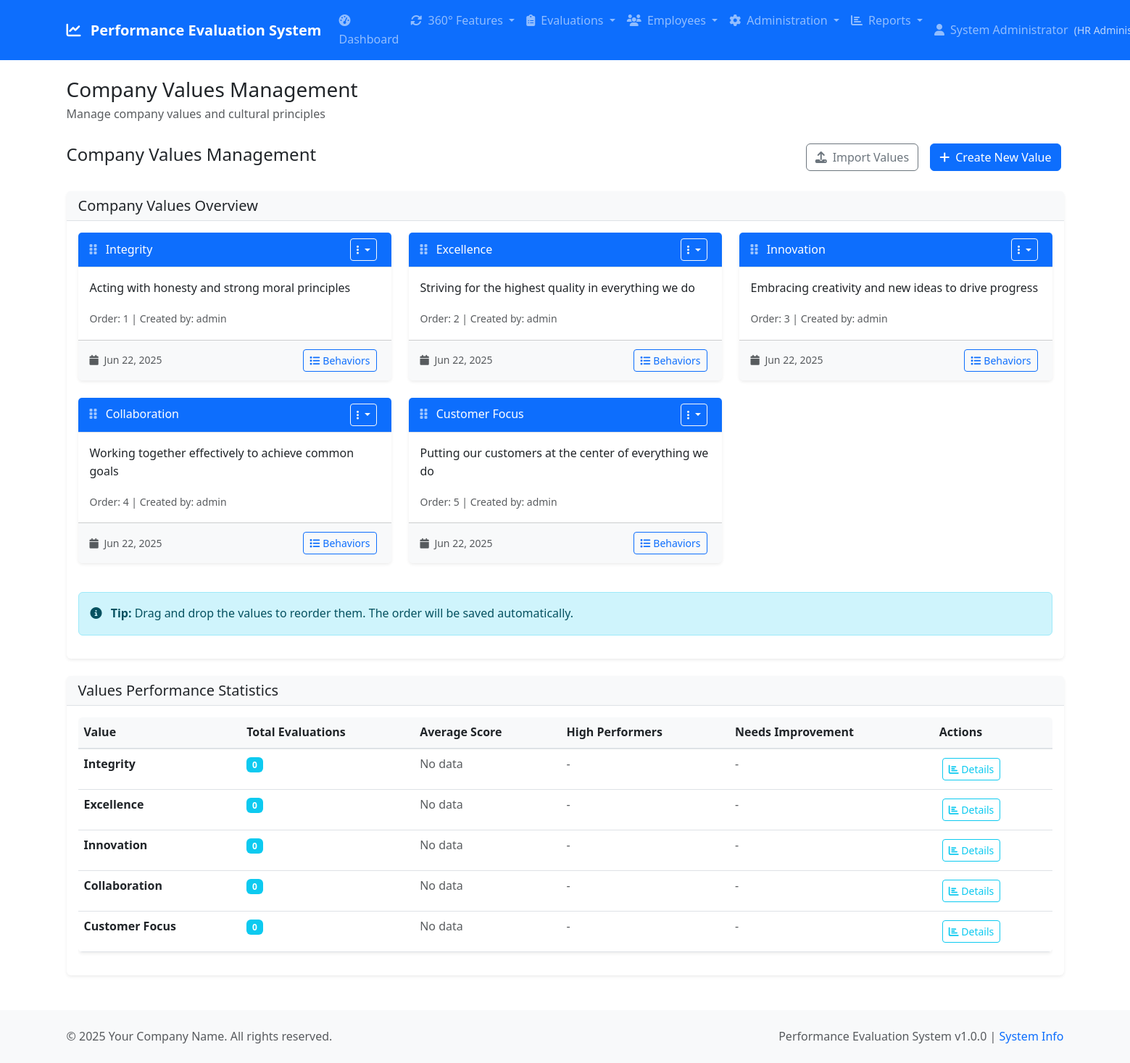
Screenshot of /admin/values.php (signed in) with the database file from the repository.
### tables this page shows
CREATE TABLE IF NOT EXISTS company_values (
    id INT PRIMARY KEY AUTO_INCREMENT,
    value_name VARCHAR(255) NOT NULL,
    description TEXT,
    sort_order INT DEFAULT 0,
    created_by INT,
    created_at TIMESTAMP DEFAULT CURRENT_TIMESTAMP,
    updated_at TIMESTAMP DEFAULT CURRENT_TIMESTAMP ON UPDATE CURRENT_TIMESTAMP,
    is_active BOOLEAN DEFAULT TRUE,
    FOREIGN KEY (created_by) REFERENCES users(user_id)
);

CREATE TABLE users (
    user_id INT AUTO_INCREMENT PRIMARY KEY,
    username VARCHAR(50) UNIQUE NOT NULL,
    email VARCHAR(100) UNIQUE NOT NULL,
    password_hash VARCHAR(255) NOT NULL,
    role ENUM('hr_admin', 'manager', 'employee') NOT NULL DEFAULT 'employee',
    is_active BOOLEAN DEFAULT TRUE,
    last_login TIMESTAMP NULL,
    created_at TIMESTAMP DEFAULT CURRENT_TIMESTAMP,
    updated_at TIMESTAMP DEFAULT CURRENT_TIMESTAMP ON UPDATE CURRENT_TIMESTAMP,
    INDEX idx_username (username),
    INDEX idx_email (email),
    INDEX idx_role (role)
);

### classes/CompanyValues.php (called while the page is built, shortened)
<?php
class CompanyValues {
    public function getValues() {
        $sql = "SELECT cv.*,
                       u.username as created_by_username
                FROM company_values cv
                LEFT JOIN users u ON cv.created_by = u.user_id
                WHERE cv.is_active = 1
                ORDER BY cv.sort_order, cv.value_name";
        return fetchAll($sql);
    }
    public function getAllValuesStatistics($periodStart = null, $periodEnd = null) {
        $sql = "SELECT
                    cv.value_name,
                    cv.description,
                    COUNT(evr.id) as total_evaluations,
                    AVG(evr.score) as average_score,
                    MIN(evr.score) as min_score,
                    MAX(evr.score) as max_score
                FROM company_values cv
                LEFT JOIN evaluation_value_results evr ON cv.id = evr.value_id
                LEFT JOIN evaluations e ON evr.evaluation_id = e.evaluation_id
                WHERE cv.is_active = 1";
        $params = [];
        $sql .= " GROUP BY cv.id ORDER BY cv.sort_order, cv.value_name";
        return fetchAll($sql, $params);
    }
}
?>

### config/database.php (called while the page is built, shortened)
<?php
$db_options = [
    PDO::ATTR_ERRMODE => PDO::ERRMODE_EXCEPTION,
    PDO::ATTR_DEFAULT_FETCH_MODE => PDO::FETCH_ASSOC,
    PDO::ATTR_EMULATE_PREPARES => false,
    PDO::MYSQL_ATTR_INIT_COMMAND => "SET NAMES " . DB_CHARSET
];
try {
    $dsn = "mysql:host=" . DB_HOST . ";dbname=" . DB_NAME . ";charset=" . DB_CHARSET;
    $pdo = new PDO($dsn, DB_USER, DB_PASS, $db_options);
} catch (PDOException $e) {
    error_log("Database connection failed: " . $e->getMessage());
    die("Database connection failed. Please check your configuration.");
}
function getDbConnection() {
    global $pdo;
    return $pdo;
}
function executeQuery($sql, $params = []) {
    $pdo = getDbConnection();
    $stmt = $pdo->prepare($sql);
    $stmt->execute($params);
    return $stmt;
}
function fetchAll($sql, $params = []) {
    $stmt = executeQuery($sql, $params);
    return $stmt->fetchAll();
}
?>

### config/config.php (called while the page is built, shortened)
<?php
require_once __DIR__ . '/database.php';
function formatDate($date, $format = 'Y-m-d H:i:s') {
    return date($format, strtotime($date));
}
?>

### public/admin/values.php (the view, shortened to what this page needs)
<?php
require_once __DIR__ . '/../../classes/CompanyValues.php';
$valuesClass = new CompanyValues();
$values = $valuesClass->getValues();
include __DIR__ . '/../../templates/header.php';
?>
<div class="row">
    <div class="col-12">
        <div class="d-flex justify-content-between align-items-center mb-4">
            <h4>Company Values Management</h4>
            <div>
                <button type="button" class="btn btn-outline-secondary me-2" data-bs-toggle="modal" data-bs-target="#importModal">
                    <i class="fas fa-upload me-2"></i>Import Values
                </button>
                <button type="button" class="btn btn-primary" data-bs-toggle="modal" data-bs-target="#createValueModal">
                    <i class="fas fa-plus me-2"></i>Create New Value
                </button>
            </div>
        </div>
    </div>
</div>
<div class="row mb-4">
    <div class="col-12">
        <div class="card">
            <div class="card-header">
                <h5 class="card-title mb-0">Company Values Overview</h5>
            </div>
            <div class="card-body">
                <?php if (empty($values)): ?>
                <div class="text-center py-4">
                    <i class="fas fa-heart fa-3x text-muted mb-3"></i>
                    <h5 class="text-muted">No company values defined</h5>
                    <p class="text-muted">Create your first company value to establish your organizational culture.</p>
                </div>
                <?php else: ?>
                <div class="row" id="valuesContainer">
                    <?php foreach ($values as $value): ?>
                    <div class="col-md-6 col-lg-4 mb-4" data-value-id="<?php echo $value['id']; ?>">
                        <div class="card border-primary h-100 value-card">
                            <div class="card-header bg-primary text-white d-flex justify-content-between align-items-center">
                                <h6 class="card-title mb-0 text-white">
                                    <i class="fas fa-grip-vertical me-2 drag-handle" style="cursor: move;"></i>
                                    <?php echo htmlspecialchars($value['value_name']); ?>
                                </h6>
                                <div class="dropdown">
                                    <button class="btn btn-sm btn-outline-light dropdown-toggle" type="button" data-bs-toggle="dropdown">
                                        <i class="fas fa-ellipsis-v"></i>
                                    </button>
                                </div>
                            </div>
                            <div class="card-body">
                                <p class="card-text"><?php echo htmlspecialchars($value['description']); ?></p>
                                <div class="mt-auto">
                                    <small class="text-muted">
                                        Order: <?php echo $value['sort_order']; ?> |
                                        Created by: <?php echo htmlspecialchars($value['created_by_username'] ?? 'N/A'); ?>
                                    </small>
                                </div>
                            </div>
                            <div class="card-footer bg-light">
                                <div class="d-flex justify-content-between align-items-center">
                                    <small class="text-muted">
                                        <i class="fas fa-calendar me-1"></i>
                                        <?php echo formatDate($value['created_at'], 'M j, Y'); ?>
                                    </small>
                                    <button class="btn btn-sm btn-outline-primary" onclick="viewValueBehaviors(<?php echo $value['id']; ?>)">
                                        <i class="fas fa-list me-1"></i>Behaviors
                                    </button>
                                </div>
                            </div>
                        </div>
                    </div>
                    <?php endforeach; ?>
                </div>
                <div class="alert alert-info mt-3">
                    <i class="fas fa-info-circle me-2"></i>
                    <strong>Tip:</strong> Drag and drop the values to reorder them. The order will be saved automatically.
                </div>
                <?php endif; ?>
            </div>
        </div>
    </div>
</div>
<?php if (!empty($values)): ?>
<div class="row">
    <div class="col-12">
        <div class="card">
            <div class="card-header">
                <h5 class="card-title mb-0">Values Performance Statistics</h5>
            </div>
            <div class="card-body">
                <div class="table-responsive">
                    <table class="table table-hover">
                        <thead>
                            <tr>
                                <th>Value</th>
                                <th>Total Evaluations</th>
                                <th>Average Score</th>
                                <th>High Performers</th>
                                <th>Needs Improvement</th>
                                <th>Actions</th>
                            </tr>
                        </thead>
                        <tbody>
                            <?php
                            $allStats = $valuesClass->getAllValuesStatistics();
                            foreach ($allStats as $stat):
                            ?>
                            <tr>
                                <td>
                                    <strong><?php echo htmlspecialchars($stat['value_name']); ?></strong>
                                </td>
                                <td>
                                    <span class="badge bg-info"><?php echo $stat['total_evaluations'] ?? 0; ?></span>
                                </td>
                                <td>
                                    <?php if ($stat['average_score']): ?>
                                    <div class="d-flex align-items-center">
                                        <span class="me-2"><?php echo number_format($stat['average_score'], 1); ?>/5.0</span>
                                        <div class="progress" style="width: 60px; height: 8px;">
                                            <div class="progress-bar" style="width: <?php echo ($stat['average_score'] / 5) * 100; ?>%"></div>
                                        </div>
                                    </div>
                                    <?php else: ?>
                                    <span class="text-muted">No data</span>
                                    <?php endif; ?>
                                </td>
                                <td>
                                    <?php if ($stat['total_evaluations'] > 0): ?>
                                    <span class="text-success"><?php echo round((($stat['max_score'] ?? 0) / ($stat['total_evaluations'] ?: 1)) * 100); ?>%</span>
                                    <?php else: ?>
                                    <span class="text-muted">-</span>
                                    <?php endif; ?>
                                </td>
                                <td>
                                    <?php if ($stat['total_evaluations'] > 0): ?>
                                    <span class="text-warning"><?php echo round((($stat['min_score'] ?? 0) / ($stat['total_evaluations'] ?: 1)) * 100); ?>%</span>
                                    <?php else: ?>
                                    <span class="text-muted">-</span>
                                    <?php endif; ?>
                                </td>
                                <td>
                                    <button type="button" class="btn btn-sm btn-outline-info" onclick="viewDetailedStats('<?php echo $stat['value_name']; ?>')">
                                        <i class="fas fa-chart-bar"></i> Details
                                    </button>
                                </td>
                            </tr>
                            <?php endforeach; ?>
                        </tbody>
                    </table>
                </div>
            </div>
        </div>
    </div>
</div>
<?php endif; ?>
<?php include __DIR__ . '/../../templates/footer.php'; ?>

### public/assets/css/style.css (style rules this page uses)
:root { --primary-color: #0d6efd; --secondary-color: #6c757d; --success-color: #198754; --danger-color: #dc3545; --warning-color: #ffc107; --info-color: #0dcaf0; --light-color: #f8f9fa; --dark-color: #212529; --border-radius: 0.375rem; --box-shadow: 0 0.125rem 0.25rem rgba(0, 0, 0, 0.075); --transition: all 0.15s ease-in-out; }
body { font-family: 'Segoe UI', Tahoma, Geneva, Verdana, sans-serif; line-height: 1.6; color: var(--dark-color); }
.card { border: none; box-shadow: var(--box-shadow); transition: var(--transition); }
.card-header { background-color: var(--light-color); border-bottom: 1px solid #dee2e6; font-weight: 600; }
.btn { font-weight: 500; transition: var(--transition); margin: 0.25rem; }
.card-header .btn { margin: 0 0.25rem; }
.table { background: white; border-radius: var(--border-radius); overflow: hidden; box-shadow: var(--box-shadow); }
.table thead th { background-color: var(--light-color); border-bottom: 2px solid #dee2e6; font-weight: 600; color: var(--dark-color); }
html { scroll-behavior: smooth; }

### public/admin/values.php (style rules this page uses)
.value-card { transition: transform 0.2s; }
.drag-handle { opacity: 0.6; }

### rows the page displays
company_values: value_name "Integrity", description "Acting with honesty and strong moral principles", sort_order "1", created_by.username "admin", created_at "Jun 22, 2025"
company_values: value_name "Excellence", description "Striving for the highest quality in everything we do", sort_order "2", created_by.username "admin", created_at "Jun 22, 2025"
company_values: value_name "Innovation", description "Embracing creativity and new ideas to drive progress", sort_order "3", created_by.username "admin", created_at "Jun 22, 2025"
company_values: value_name "Collaboration", description "Working together effectively to achieve common goals", sort_order "4", created_by.username "admin", created_at "Jun 22, 2025"
company_values: value_name "Customer Focus", description "Putting our customers at the center of everything we do", sort_order "5", created_by.username "admin", created_at "Jun 22, 2025"

### other values shown
getAppSetting('system_name', APP_NAME) "Performance Evaluation System"
$item['title'] "Dashboard"
$item['title'] "360° Features"
$item['title'] "Evaluations"
$item['title'] "Employees"
$item['title'] "Administration"
$item['title'] "Reports"
getUserDisplayName() "System Administrator"
getUserRoleDisplayName() "HR…"
$pageTitle "Company Values Management"
$pageDescription "Manage company values and cultural principles"
$stat['value_name'] "Integrity"
$stat['total_evaluations'] "0"
$stat['value_name'] "Excellence"
$stat['value_name'] "Innovation"
